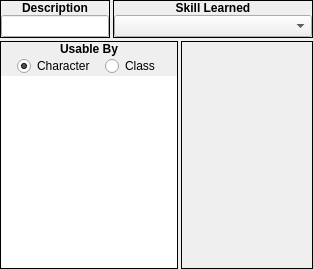
       <widget class="QWidget" name="wSkillBook">
        <layout class="QVBoxLayout" name="verticalLayout_7">
         <property name="spacing">
          <number>3</number>
         </property>
         <property name="margin">
          <number>0</number>
         </property>
         <item>
          <layout class="QHBoxLayout" name="horizontalLayout_97">
           <property name="spacing">
            <number>3</number>
           </property>
           <item>
            <widget class="QFrame" name="frame_112">
             <property name="sizePolicy">
              <sizepolicy hsizetype="Preferred" vsizetype="Fixed">
               <horstretch>0</horstretch>
               <verstretch>0</verstretch>
              </sizepolicy>
             </property>
             <property name="focusPolicy">
              <enum>Qt::ClickFocus</enum>
             </property>
             <property name="frameShape">
              <enum>QFrame::Box</enum>
             </property>
             <property name="frameShadow">
              <enum>QFrame::Plain</enum>
             </property>
             <layout class="QVBoxLayout" name="verticalLayout_221">
              <property name="spacing">
               <number>0</number>
              </property>
              <property name="margin">
               <number>0</number>
              </property>
              <item>
               <widget class="QLabel" name="label_177">
                <property name="sizePolicy">
                 <sizepolicy hsizetype="Preferred" vsizetype="Fixed">
                  <horstretch>0</horstretch>
                  <verstretch>0</verstretch>
                 </sizepolicy>
                </property>
                <property name="font">
                 <font>
                  <weight>75</weight>
                  <bold>true</bold>
                 </font>
                </property>
                <property name="focusPolicy">
                 <enum>Qt::ClickFocus</enum>
                </property>
                <property name="text">
                 <string>Description</string>
                </property>
                <property name="alignment">
                 <set>Qt::AlignCenter</set>
                </property>
               </widget>
              </item>
              <item>
               <widget class="QWidget" name="widget_130" native="true">
                <property name="focusPolicy">
                 <enum>Qt::ClickFocus</enum>
                </property>
                <layout class="QVBoxLayout" name="verticalLayout_222">
                 <property name="spacing">
                  <number>0</number>
                 </property>
                 <property name="margin">
                  <number>0</number>
                 </property>
                 <item>
                  <widget class="QLineEdit" name="skillBook_leDescription">
                   <property name="focusPolicy">
                    <enum>Qt::ClickFocus</enum>
                   </property>
                   <property name="maxLength">
                    <number>64</number>
                   </property>
                  </widget>
                 </item>
                </layout>
               </widget>
              </item>
             </layout>
            </widget>
           </item>
           <item>
            <widget class="QFrame" name="frame_113">
             <property name="sizePolicy">
              <sizepolicy hsizetype="Expanding" vsizetype="Fixed">
               <horstretch>0</horstretch>
               <verstretch>0</verstretch>
              </sizepolicy>
             </property>
             <property name="minimumSize">
              <size>
               <width>200</width>
               <height>38</height>
              </size>
             </property>
             <property name="maximumSize">
              <size>
               <width>200</width>
               <height>38</height>
              </size>
             </property>
             <property name="focusPolicy">
              <enum>Qt::ClickFocus</enum>
             </property>
             <property name="frameShape">
              <enum>QFrame::Box</enum>
             </property>
             <property name="frameShadow">
              <enum>QFrame::Plain</enum>
             </property>
             <layout class="QVBoxLayout" name="verticalLayout_223">
              <property name="spacing">
               <number>0</number>
              </property>
              <property name="margin">
               <number>0</number>
              </property>
              <item>
               <widget class="QLabel" name="label_178">
                <property name="sizePolicy">
                 <sizepolicy hsizetype="Preferred" vsizetype="Fixed">
                  <horstretch>0</horstretch>
                  <verstretch>0</verstretch>
                 </sizepolicy>
                </property>
                <property name="font">
                 <font>
                  <weight>75</weight>
                  <bold>true</bold>
                 </font>
                </property>
                <property name="focusPolicy">
                 <enum>Qt::ClickFocus</enum>
                </property>
                <property name="text">
                 <string>Skill Learned</string>
                </property>
                <property name="alignment">
                 <set>Qt::AlignCenter</set>
                </property>
               </widget>
              </item>
              <item>
               <widget class="QWidget" name="widget_131" native="true">
                <property name="focusPolicy">
                 <enum>Qt::ClickFocus</enum>
                </property>
                <layout class="QHBoxLayout" name="horizontalLayout_98">
                 <property name="spacing">
                  <number>0</number>
                 </property>
                 <property name="margin">
                  <number>0</number>
                 </property>
                 <item>
                  <widget class="QComboBox" name="skillBook_cboxSkillLearned">
                   <property name="focusPolicy">
                    <enum>Qt::ClickFocus</enum>
                   </property>
                  </widget>
                 </item>
                </layout>
               </widget>
              </item>
             </layout>
            </widget>
           </item>
          </layout>
         </item>
         <item>
          <layout class="QHBoxLayout" name="horizontalLayout_100">
           <property name="spacing">
            <number>3</number>
           </property>
           <item>
            <widget class="QFrame" name="frame_114">
             <property name="sizePolicy">
              <sizepolicy hsizetype="Fixed" vsizetype="Expanding">
               <horstretch>0</horstretch>
               <verstretch>0</verstretch>
              </sizepolicy>
             </property>
             <property name="focusPolicy">
              <enum>Qt::ClickFocus</enum>
             </property>
             <property name="frameShape">
              <enum>QFrame::Box</enum>
             </property>
             <property name="frameShadow">
              <enum>QFrame::Plain</enum>
             </property>
             <layout class="QVBoxLayout" name="verticalLayout_224">
              <property name="spacing">
               <number>0</number>
              </property>
              <property name="margin">
               <number>0</number>
              </property>
              <item>
               <widget class="QLabel" name="label_179">
                <property name="sizePolicy">
                 <sizepolicy hsizetype="Preferred" vsizetype="Fixed">
                  <horstretch>0</horstretch>
                  <verstretch>0</verstretch>
                 </sizepolicy>
                </property>
                <property name="font">
                 <font>
                  <weight>75</weight>
                  <bold>true</bold>
                 </font>
                </property>
                <property name="focusPolicy">
                 <enum>Qt::ClickFocus</enum>
                </property>
                <property name="text">
                 <string>Usable By</string>
                </property>
                <property name="alignment">
                 <set>Qt::AlignCenter</set>
                </property>
               </widget>
              </item>
              <item>
               <widget class="QWidget" name="widget_132" native="true">
                <property name="focusPolicy">
                 <enum>Qt::ClickFocus</enum>
                </property>
                <layout class="QVBoxLayout" name="verticalLayout_225">
                 <property name="spacing">
                  <number>0</number>
                 </property>
                 <property name="margin">
                  <number>0</number>
                 </property>
                 <item>
                  <widget class="QWidget" name="widget_133" native="true">
                   <property name="sizePolicy">
                    <sizepolicy hsizetype="Preferred" vsizetype="Fixed">
                     <horstretch>0</horstretch>
                     <verstretch>0</verstretch>
                    </sizepolicy>
                   </property>
                   <property name="focusPolicy">
                    <enum>Qt::ClickFocus</enum>
                   </property>
                   <layout class="QHBoxLayout" name="horizontalLayout_99">
                    <property name="spacing">
                     <number>0</number>
                    </property>
                    <property name="leftMargin">
                     <number>6</number>
                    </property>
                    <property name="topMargin">
                     <number>0</number>
                    </property>
                    <property name="rightMargin">
                     <number>6</number>
                    </property>
                    <property name="bottomMargin">
                     <number>0</number>
                    </property>
                    <item>
                     <widget class="QRadioButton" name="skillBook_rbUsableByCharacter">
                      <property name="sizePolicy">
                       <sizepolicy hsizetype="Fixed" vsizetype="Fixed">
                        <horstretch>0</horstretch>
                        <verstretch>0</verstretch>
                       </sizepolicy>
                      </property>
                      <property name="focusPolicy">
                       <enum>Qt::ClickFocus</enum>
                      </property>
                      <property name="text">
                       <string>Character</string>
                      </property>
                      <property name="checked">
                       <bool>true</bool>
                      </property>
                     </widget>
                    </item>
                    <item>
                     <widget class="QRadioButton" name="skillBook_rbUsableByClass">
                      <property name="sizePolicy">
                       <sizepolicy hsizetype="Fixed" vsizetype="Fixed">
                        <horstretch>0</horstretch>
                        <verstretch>0</verstretch>
                       </sizepolicy>
                      </property>
                      <property name="focusPolicy">
                       <enum>Qt::ClickFocus</enum>
                      </property>
                      <property name="text">
                       <string>Class</string>
                      </property>
                     </widget>
                    </item>
                   </layout>
                  </widget>
                 </item>
                 <item>
                  <widget class="QTableWidget" name="skillBook_twCharacterClassList">
                   <property name="sizePolicy">
                    <sizepolicy hsizetype="Fixed" vsizetype="Preferred">
                     <horstretch>0</horstretch>
                     <verstretch>0</verstretch>
                    </sizepolicy>
                   </property>
                   <property name="minimumSize">
                    <size>
                     <width>176</width>
                     <height>0</height>
                    </size>
                   </property>
                   <property name="maximumSize">
                    <size>
                     <width>176</width>
                     <height>16777215</height>
                    </size>
                   </property>
                   <property name="focusPolicy">
                    <enum>Qt::ClickFocus</enum>
                   </property>
                   <property name="frameShape">
                    <enum>QFrame::NoFrame</enum>
                   </property>
                   <property name="horizontalScrollBarPolicy">
                    <enum>Qt::ScrollBarAlwaysOff</enum>
                   </property>
                   <property name="editTriggers">
                    <set>QAbstractItemView::NoEditTriggers</set>
                   </property>
                   <property name="tabKeyNavigation">
                    <bool>false</bool>
                   </property>
                   <property name="selectionMode">
                    <enum>QAbstractItemView::NoSelection</enum>
                   </property>
                   <property name="verticalScrollMode">
                    <enum>QAbstractItemView::ScrollPerPixel</enum>
                   </property>
                   <property name="horizontalScrollMode">
                    <enum>QAbstractItemView::ScrollPerPixel</enum>
                   </property>
                   <property name="showGrid">
                    <bool>false</bool>
                   </property>
                   <property name="wordWrap">
                    <bool>false</bool>
                   </property>
                   <property name="cornerButtonEnabled">
                    <bool>false</bool>
                   </property>
                   <attribute name="horizontalHeaderVisible">
                    <bool>false</bool>
                   </attribute>
                   <attribute name="horizontalHeaderStretchLastSection">
                    <bool>true</bool>
                   </attribute>
                   <attribute name="verticalHeaderVisible">
                    <bool>false</bool>
                   </attribute>
                   <column>
                    <property name="text">
                     <string>New Column</string>
                    </property>
                   </column>
                  </widget>
                 </item>
                </layout>
               </widget>
              </item>
             </layout>
            </widget>
           </item>
           <item>
            <widget class="QFrame" name="frame_115">
             <property name="focusPolicy">
              <enum>Qt::ClickFocus</enum>
             </property>
             <property name="frameShape">
              <enum>QFrame::Box</enum>
             </property>
             <property name="frameShadow">
              <enum>QFrame::Plain</enum>
             </property>
            </widget>
           </item>
          </layout>
         </item>
        </layout>
       </widget>
